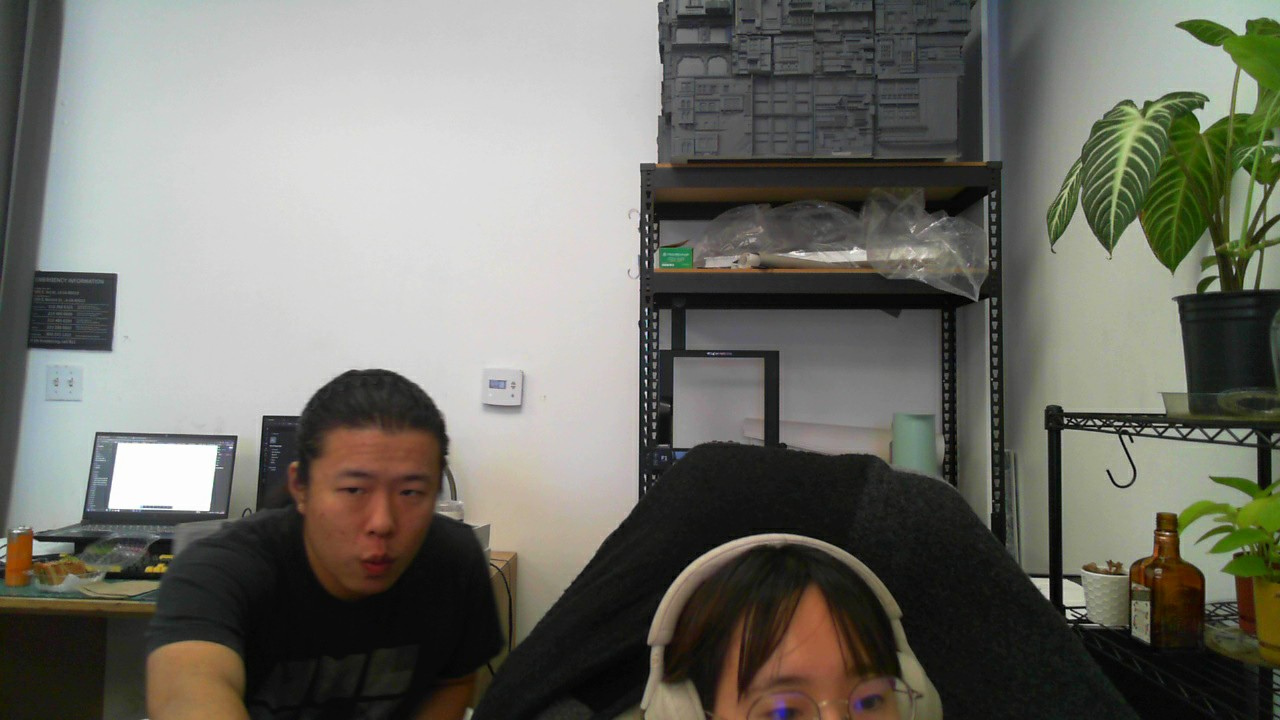
#> input picture Assets/UI Toolkit/UI Assets/Webcam/scripts/ReadForWebCam/photo_20251110_130609858.jpg, 1280 x 720 px
$ python -i CropImage.py   (imports and definitions only)
#> lines starting #> are read from the running program, lines starting #| are printed output that depends on the picture
import os
import cv2
import time
import sys
import subprocess
from watchdog.observers import Observer
from watchdog.events import FileSystemEventHandler

# ===================== CONFIG =====================
WATCH_FOLDER = r"C:/Development/sciarcAT/AT_Studio_1/Assets/UI Toolkit/UI Assets/Webcam/scripts/SavedFromWebCam"
CROPPED_FOLDER = os.path.join(WATCH_FOLDER, "Cropped")

# ⚠️ 改成你实际 ForComfyUI.py 的路径
FOR_COMFY_SCRIPT = r"D:/School/Fall 2025/AT Studio one/PythonProject/ForComfyUI.py"

# OpenCV 自带的人脸与上半身识别器
FACE_CASCADE_PATH = cv2.data.haarcascades + "haarcascade_frontalface_default.xml"
UPPER_BODY_CASCADE_PATH = cv2.data.haarcascades + "haarcascade_upperbody.xml"

face_cascade = cv2.CascadeClassifier(FACE_CASCADE_PATH)
upper_cascade = cv2.CascadeClassifier(UPPER_BODY_CASCADE_PATH)

# ==================================================


def crop_face_and_shoulders(image_path):
    print(f"[Cropper] Processing {image_path}")

    img = cv2.imread(image_path)
#> img is the input picture: shape (720, 1280, 3); mean B, G, R 105.4, 113.2, 113.5
    if img is None:
        print(f"[Error] Cannot open {image_path}")
        return None

    gray = cv2.cvtColor(img, cv2.COLOR_BGR2GRAY)
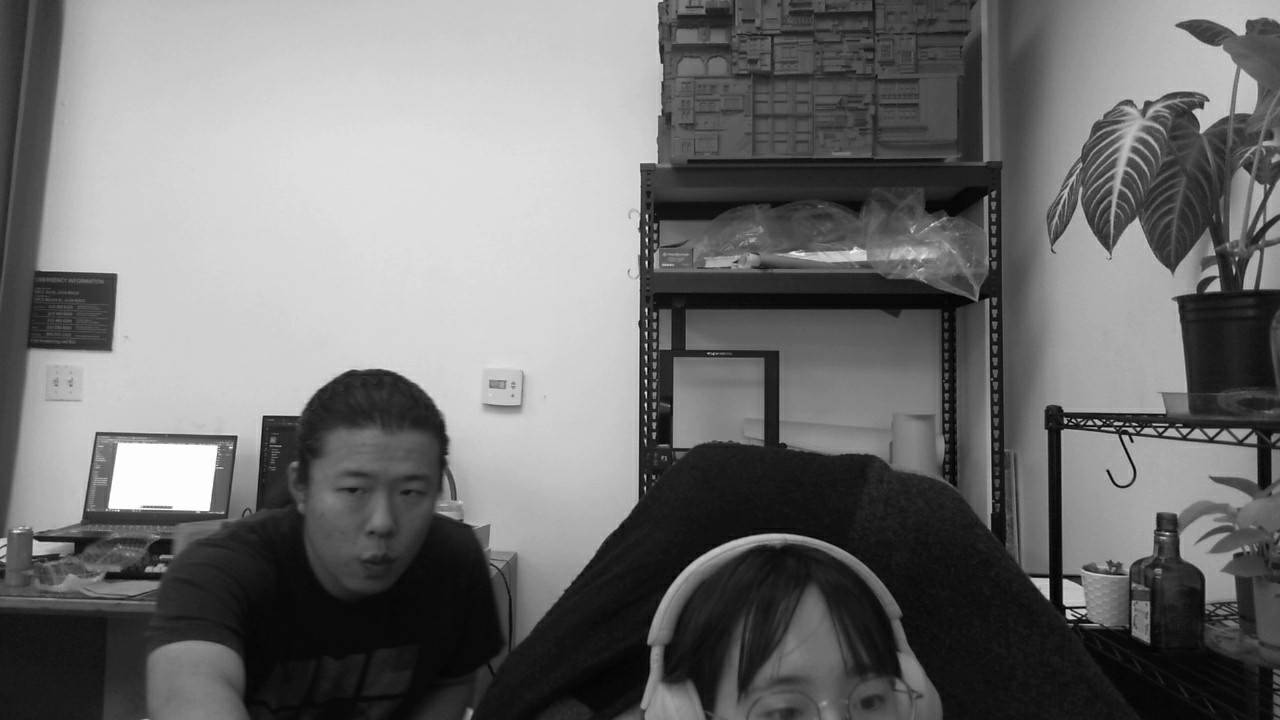
#> gray: shape (720, 1280); min 0, max 255, mean 112.4

    # 先检测人脸
    faces = face_cascade.detectMultiScale(gray, 1.3, 5)
#> faces = [[308, 436, 145, 145]]

    if len(faces) == 0:
        print("[Info] No face detected, trying upper body.")
        bodies = upper_cascade.detectMultiScale(gray, 1.1, 3)
        if len(bodies) == 0:
            print("[Warning] No face or body found.")
            return None
        x, y, w, h = bodies[0]
    else:
        x, y, w, h = faces[0]
#> x = 308; y = 436; w = 145; h = 145

    # 扩展区域以包含肩膀
    expand_ratio = 1.8  # 扩展比例
    new_h = int(h * expand_ratio)
#> new_h = 261
    y1 = max(0, y - int(h * 0.3))
#> y1 = 393
    y2 = min(img.shape[0], y1 + new_h)
#> y2 = 654
    x1 = max(0, x - int(w * 0.3))
#> x1 = 265
    x2 = min(img.shape[1], x1 + int(w * 1.6))
#> x2 = 497

    cropped = img[y1:y2, x1:x2]
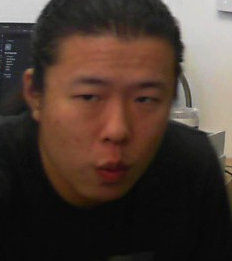
#> cropped: shape (261, 232, 3); mean B, G, R 50, 58, 73.1
    if cropped.size == 0:
        print("[Error] Empty cropped image.")
        return None

    # 调整为 512x512
    cropped_resized = cv2.resize(cropped, (512, 512))
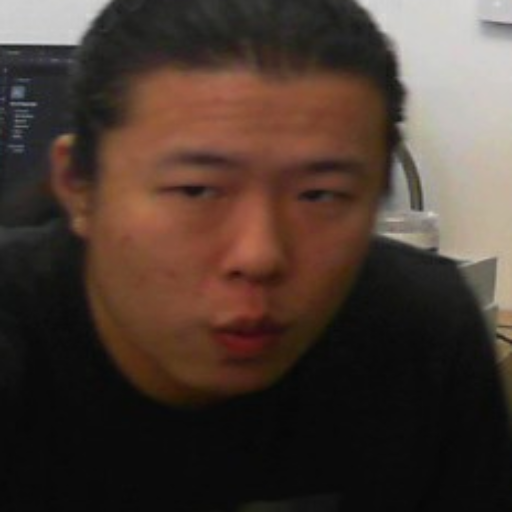
#> cropped_resized: shape (512, 512, 3); mean B, G, R 49.9, 57.9, 73

    # 确保输出目录存在
    os.makedirs(CROPPED_FOLDER, exist_ok=True)

    base_name = os.path.basename(image_path)
    name, ext = os.path.splitext(base_name)
    out_name = f"cropped_{name}.png"
    out_path = os.path.join(CROPPED_FOLDER, out_name)

    cv2.imwrite(out_path, cropped_resized)
    print(f"[Cropper] Saved cropped image → {out_path}")
    return out_path


def trigger_for_comfy():
    print(f"[Trigger] Running {FOR_COMFY_SCRIPT}")
    print(f"[Debug] Exists? {os.path.exists(FOR_COMFY_SCRIPT)}")

    try:
        if not os.path.exists(FOR_COMFY_SCRIPT):
            print("[Error] ForComfyUI.py not found at the specified path.")
            return

        # 使用当前 Python 解释器启动 ForComfyUI.py，防止路径空格出错
        python_exe = sys.executable
        subprocess.Popen([python_exe, FOR_COMFY_SCRIPT], shell=False)
        print("[Trigger] ForComfyUI.py launched successfully.")

    except Exception as e:
        print(f"[Error] Failed to run ForComfyUI.py: {e}")


class ImageWatcher(FileSystemEventHandler):
    def on_created(self, event):
        if event.is_directory:
            return
        ext = os.path.splitext(event.src_path)[1].lower()
        if ext not in [".png", ".jpg", ".jpeg"]:
            return

        # 等待文件写入完毕
        time.sleep(0.5)
        print(f"[Watcher] New image detected: {event.src_path}")
        cropped_path = crop_face_and_shoulders(event.src_path)
        if cropped_path:
            trigger_for_comfy()


# [15 lines not run here, left out]

>>> result = crop_face_and_shoulders('../../Assets/UI Toolkit/UI Assets/Webcam/scripts/ReadForWebCam/photo_20251110_130609858.jpg')

$ run again, on Assets/UI Toolkit/UI Assets/Webcam/scripts/ReadForWebCam/photo_20251110_132831099.jpg
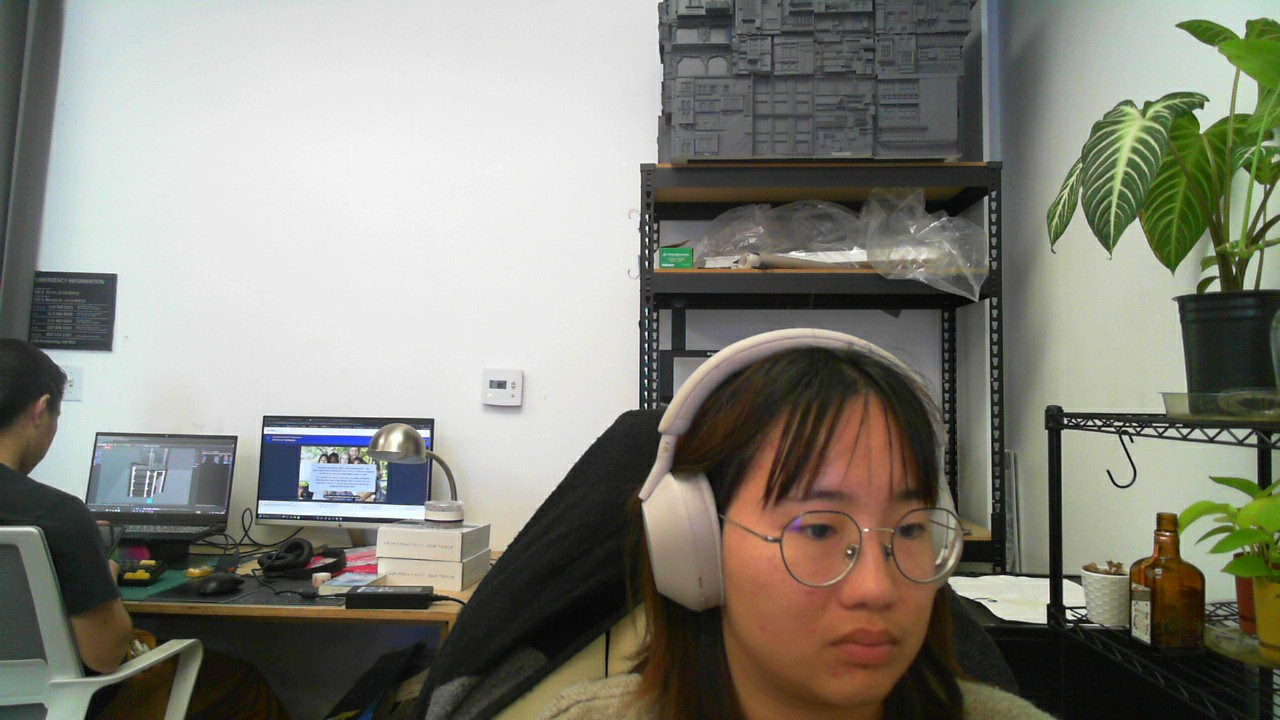
#> input picture Assets/UI Toolkit/UI Assets/Webcam/scripts/ReadForWebCam/photo_20251110_132831099.jpg, 1280 x 720 px
#> in crop_face_and_shoulders, img is the input picture: shape (720, 1280, 3); mean B, G, R 121.1, 130.8, 131.6
#> in crop_face_and_shoulders, `gray = cv2.cvtColor(img, cv2.COLOR_BGR2GRAY)`:
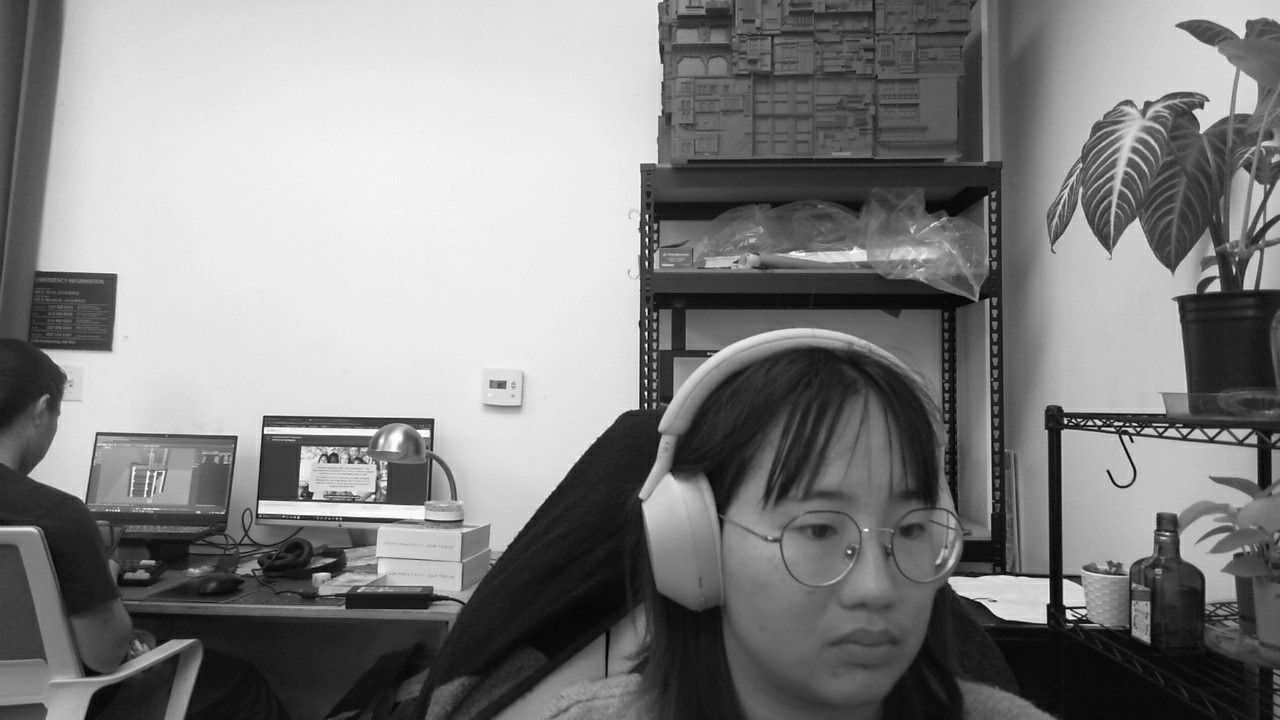
#> gray: shape (720, 1280); min 0, max 255, mean 130
#> faces = ()
#> bodies = [[196, 439, 50, 41], [176, 428, 70, 56], [1089, 481, 145, 119], [425, 330, 166, 136], [988, 126, 234, 191]]
#> x = 196; y = 439; w = 50; h = 41
#> new_h = 73
#> y1 = 427
#> y2 = 500
#> x1 = 181
#> x2 = 261
#> in crop_face_and_shoulders, `cropped_resized = cv2.resize(cropped, (512, 512))`:
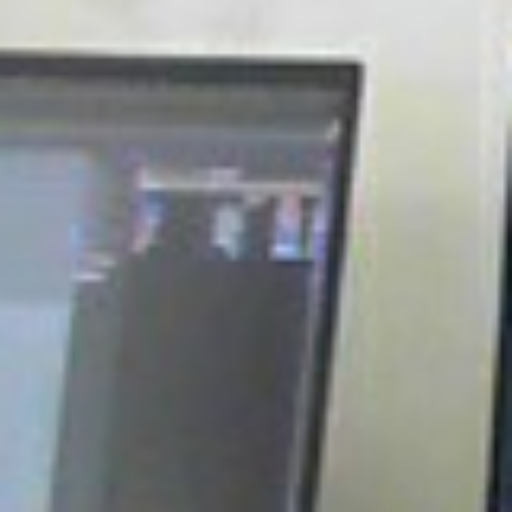
#> cropped_resized: shape (512, 512, 3); mean B, G, R 140.3, 140.2, 136.4
